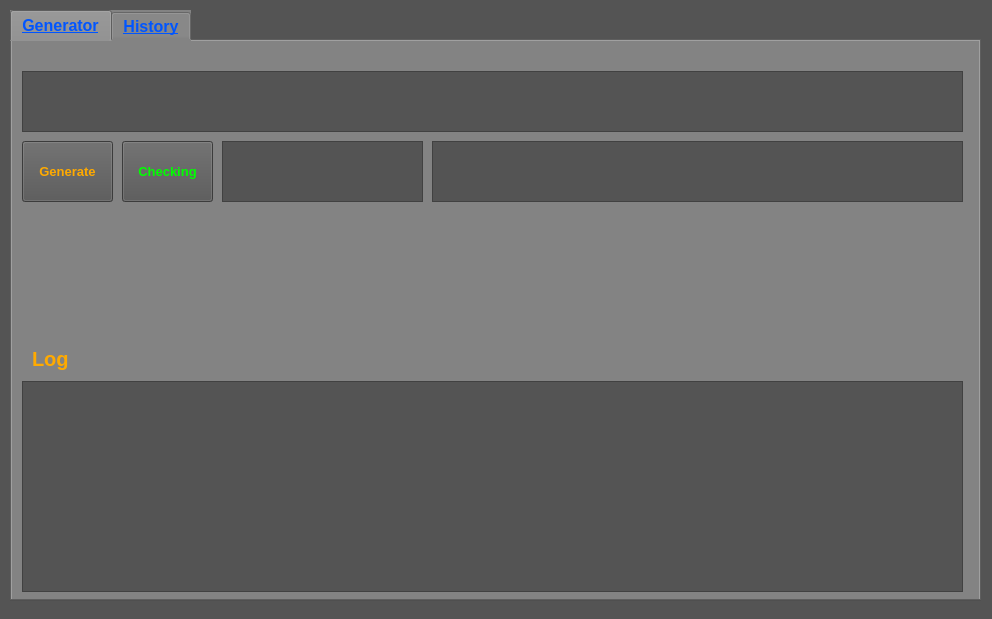
<?xml version="1.0" encoding="UTF-8"?>
<ui version="4.0">
 <class>MainWindow</class>
 <widget class="QMainWindow" name="MainWindow">
  <property name="geometry">
   <rect>
    <x>0</x>
    <y>0</y>
    <width>992</width>
    <height>619</height>
   </rect>
  </property>
  <property name="windowTitle">
   <string>Password Generator</string>
  </property>
  <property name="styleSheet">
   <string notr="true">background-color: rgb(84, 84, 84);
color: rgb(255, 170, 0);</string>
  </property>
  <widget class="QWidget" name="centralwidget">
   <property name="styleSheet">
    <string notr="true">background-color: rgb(84, 84, 84);\ncolor: rgb(255, 170, 0);</string>
   </property>
   <widget class="QWidget" name="verticalLayoutWidget_2">
    <property name="geometry">
     <rect>
      <x>0</x>
      <y>0</y>
      <width>991</width>
      <height>611</height>
     </rect>
    </property>
    <layout class="QVBoxLayout" name="verticalLayout_2">
     <property name="spacing">
      <number>10</number>
     </property>
     <property name="leftMargin">
      <number>10</number>
     </property>
     <property name="topMargin">
      <number>10</number>
     </property>
     <property name="rightMargin">
      <number>10</number>
     </property>
     <property name="bottomMargin">
      <number>10</number>
     </property>
     <item>
      <widget class="QTabWidget" name="tabWidget">
       <property name="font">
        <font>
         <pointsize>12</pointsize>
         <weight>75</weight>
         <italic>false</italic>
         <bold>true</bold>
         <underline>true</underline>
        </font>
       </property>
       <property name="styleSheet">
        <string notr="true">background-color: rgb(131, 131, 131);
color: rgb(0, 85, 255);</string>
       </property>
       <property name="currentIndex">
        <number>0</number>
       </property>
       <widget class="QWidget" name="tab">
        <attribute name="title">
         <string>Generator</string>
        </attribute>
        <widget class="QTextEdit" name="TextBoxGenerate">
         <property name="geometry">
          <rect>
           <x>10</x>
           <y>30</y>
           <width>941</width>
           <height>61</height>
          </rect>
         </property>
         <property name="font">
          <font>
           <family>Consolas</family>
           <pointsize>12</pointsize>
           <weight>9</weight>
           <italic>false</italic>
           <bold>false</bold>
          </font>
         </property>
         <property name="autoFillBackground">
          <bool>false</bool>
         </property>
         <property name="styleSheet">
          <string notr="true">background-color: rgb(84, 84, 84);
color: rgb(255, 170, 0);
font: 75 12pt &quot;Consolas&quot;;</string>
         </property>
        </widget>
        <widget class="QPushButton" name="ButtonGenerate">
         <property name="geometry">
          <rect>
           <x>10</x>
           <y>100</y>
           <width>91</width>
           <height>61</height>
          </rect>
         </property>
         <property name="font">
          <font>
           <pointsize>10</pointsize>
           <weight>75</weight>
           <bold>true</bold>
          </font>
         </property>
         <property name="styleSheet">
          <string notr="true">background-color: rgb(84, 84, 84);
color: rgb(255, 170, 0);</string>
         </property>
         <property name="text">
          <string>Generate</string>
         </property>
        </widget>
        <widget class="QTextBrowser" name="LoggerText">
         <property name="geometry">
          <rect>
           <x>10</x>
           <y>340</y>
           <width>941</width>
           <height>211</height>
          </rect>
         </property>
         <property name="styleSheet">
          <string notr="true">background-color: rgb(84, 84, 84);
color: rgb(255, 170, 0);
font: 75 12pt &quot;Consolas&quot;;</string>
         </property>
        </widget>
        <widget class="QLabel" name="label">
         <property name="geometry">
          <rect>
           <x>20</x>
           <y>302</y>
           <width>91</width>
           <height>31</height>
          </rect>
         </property>
         <property name="font">
          <font>
           <pointsize>15</pointsize>
           <weight>75</weight>
           <italic>false</italic>
           <bold>true</bold>
           <underline>false</underline>
           <strikeout>false</strikeout>
           <kerning>true</kerning>
          </font>
         </property>
         <property name="styleSheet">
          <string notr="true">
color: rgb(255, 170, 0);</string>
         </property>
         <property name="text">
          <string>Log</string>
         </property>
        </widget>
        <widget class="QTextBrowser" name="TextStrenght">
         <property name="geometry">
          <rect>
           <x>210</x>
           <y>100</y>
           <width>201</width>
           <height>61</height>
          </rect>
         </property>
         <property name="font">
          <font>
           <family>Consolas</family>
           <pointsize>12</pointsize>
           <weight>9</weight>
           <italic>false</italic>
           <bold>false</bold>
          </font>
         </property>
         <property name="styleSheet">
          <string notr="true">background-color: rgb(84, 84, 84);
color: rgb(255, 170, 0);
font: 75 12pt &quot;Consolas&quot;;</string>
         </property>
         <property name="html">
          <string>&lt;!DOCTYPE HTML PUBLIC &quot;-//W3C//DTD HTML 4.0//EN&quot; &quot;http://www.w3.org/TR/REC-html40/strict.dtd&quot;&gt;
&lt;html&gt;&lt;head&gt;&lt;meta name=&quot;qrichtext&quot; content=&quot;1&quot; /&gt;&lt;style type=&quot;text/css&quot;&gt;
p, li { white-space: pre-wrap; }
&lt;/style&gt;&lt;/head&gt;&lt;body style=&quot; font-family:'Consolas'; font-size:12pt; font-weight:72; font-style:normal;&quot;&gt;
&lt;p align=&quot;justify&quot; style=&quot;-qt-paragraph-type:empty; margin-top:0px; margin-bottom:0px; margin-left:0px; margin-right:0px; -qt-block-indent:0; text-indent:0px; font-family:'MS Shell Dlg 2'; font-size:15pt; font-weight:600;&quot;&gt;&lt;br /&gt;&lt;/p&gt;&lt;/body&gt;&lt;/html&gt;</string>
         </property>
        </widget>
        <widget class="QTextBrowser" name="TextTtH">
         <property name="geometry">
          <rect>
           <x>420</x>
           <y>100</y>
           <width>531</width>
           <height>61</height>
          </rect>
         </property>
         <property name="font">
          <font>
           <family>Consolas</family>
           <pointsize>12</pointsize>
           <weight>9</weight>
           <italic>false</italic>
           <bold>false</bold>
          </font>
         </property>
         <property name="styleSheet">
          <string notr="true">background-color: rgb(84, 84, 84);
font: 75 12pt &quot;Consolas&quot;;
color: rgb(255, 170, 0);</string>
         </property>
         <property name="html">
          <string>&lt;!DOCTYPE HTML PUBLIC &quot;-//W3C//DTD HTML 4.0//EN&quot; &quot;http://www.w3.org/TR/REC-html40/strict.dtd&quot;&gt;
&lt;html&gt;&lt;head&gt;&lt;meta name=&quot;qrichtext&quot; content=&quot;1&quot; /&gt;&lt;style type=&quot;text/css&quot;&gt;
p, li { white-space: pre-wrap; }
&lt;/style&gt;&lt;/head&gt;&lt;body style=&quot; font-family:'Consolas'; font-size:12pt; font-weight:72; font-style:normal;&quot;&gt;
&lt;p align=&quot;justify&quot; style=&quot;-qt-paragraph-type:empty; margin-top:0px; margin-bottom:0px; margin-left:0px; margin-right:0px; -qt-block-indent:0; text-indent:0px; font-family:'MS Shell Dlg 2'; font-size:15pt; font-weight:600;&quot;&gt;&lt;br /&gt;&lt;/p&gt;&lt;/body&gt;&lt;/html&gt;</string>
         </property>
        </widget>
        <widget class="QPushButton" name="ButtonCheck">
         <property name="geometry">
          <rect>
           <x>110</x>
           <y>100</y>
           <width>91</width>
           <height>61</height>
          </rect>
         </property>
         <property name="font">
          <font>
           <pointsize>10</pointsize>
           <weight>75</weight>
           <bold>true</bold>
          </font>
         </property>
         <property name="styleSheet">
          <string notr="true">background-color: rgb(84, 84, 84);
color: rgb(0, 255, 0);</string>
         </property>
         <property name="text">
          <string>Checking</string>
         </property>
        </widget>
       </widget>
       <widget class="QWidget" name="tab_2">
        <attribute name="title">
         <string>History</string>
        </attribute>
        <widget class="QWidget" name="verticalLayoutWidget">
         <property name="geometry">
          <rect>
           <x>10</x>
           <y>10</y>
           <width>841</width>
           <height>481</height>
          </rect>
         </property>
         <layout class="QVBoxLayout" name="verticalLayout">
          <item>
           <widget class="QListView" name="listPassword">
            <property name="font">
             <font>
              <family>SimSun</family>
              <pointsize>15</pointsize>
              <weight>75</weight>
              <italic>false</italic>
              <bold>true</bold>
             </font>
            </property>
            <property name="styleSheet">
             <string notr="true">background-color: rgb(84, 84, 84);
border-color: rgb(255, 255, 0);
color: rgb(255, 170, 0);</string>
            </property>
           </widget>
          </item>
          <item>
           <widget class="QTableWidget" name="tableUserPassword">
            <property name="styleSheet">
             <string notr="true">background-color: rgb(84, 84, 84);
color: rgb(255, 170, 0);</string>
            </property>
           </widget>
          </item>
         </layout>
        </widget>
       </widget>
      </widget>
     </item>
    </layout>
   </widget>
  </widget>
 </widget>
 <resources/>
 <connections/>
</ui>
